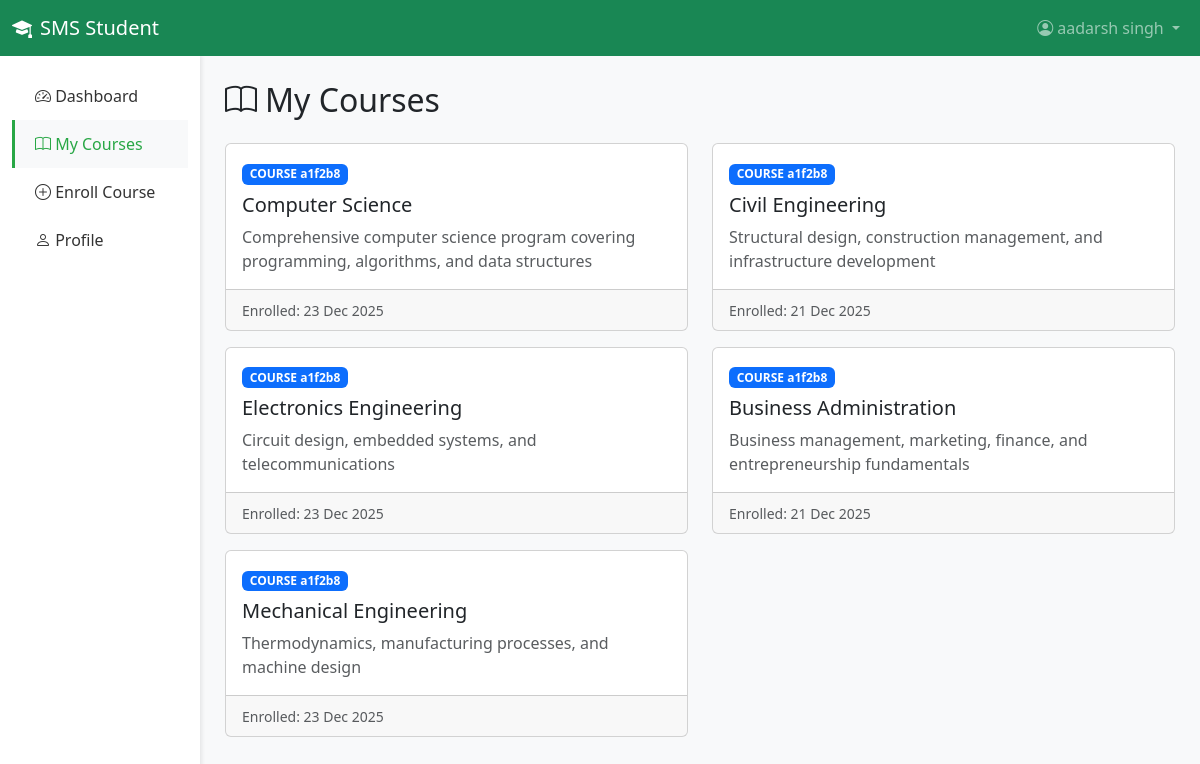
The app's page /student/my_courses.php (signed in) with its own data.
### tables this page shows
CREATE TABLE `enrollments` (
  `id` varchar(36) NOT NULL,
  `student_id` varchar(36) NOT NULL,
  `course_id` varchar(36) NOT NULL,
  `status` varchar(20) DEFAULT 'active',
  `enrollment_date` timestamp NOT NULL DEFAULT current_timestamp()
);

CREATE TABLE `courses` (
  `id` varchar(36) NOT NULL,
  `course_name` varchar(150) NOT NULL,
  `course_code` varchar(50) NOT NULL,
  `description` text DEFAULT NULL,
  `duration` varchar(50) DEFAULT NULL,
  `created_at` timestamp NOT NULL DEFAULT current_timestamp()
);

### config.php (called while the page is built, shortened)
<?php
function format_date($date)
{
    return date('d M Y', strtotime($date));
}

### student/my_courses.php (the view, shortened to what this page needs)
<?php
require_once '../config.php';
$student_id = $_SESSION['student_id'];
$conn = new mysqli(DB_HOST, DB_USER, DB_PASS, DB_NAME);
$sql = "SELECT e.*, c.course_name AS course_name, c.description AS course_description
        FROM enrollments e
        JOIN courses c ON e.course_id = c.id
        WHERE e.student_id = ?";
$stmt = $conn->prepare($sql);
$stmt->bind_param("i", $student_id);
$stmt->execute();
$result = $stmt->get_result();
$enrollments = [];
while ($row = $result->fetch_assoc()) {
    $enrollments[] = $row;
}
?>
<!DOCTYPE html>
<html lang="en">
<head>
    <link href="https://cdn.jsdelivr.net/npm/bootstrap@5.3.0/dist/css/bootstrap.min.css" rel="stylesheet">
    <link rel="stylesheet" href="https://cdn.jsdelivr.net/npm/bootstrap-icons@1.10.0/font/bootstrap-icons.css">
</head>
<body>
    <nav class="navbar navbar-expand-lg navbar-dark bg-success">
        <div class="container-fluid">
            <a class="navbar-brand" href="dashboard.php">
                <i class="bi bi-mortarboard-fill me-2"></i>SMS Student
            </a>
            <ul class="navbar-nav ms-auto">
                <li class="nav-item dropdown">
                    <a class="nav-link dropdown-toggle" href="#" role="button" data-bs-toggle="dropdown">
                        <i class="bi bi-person-circle me-1"></i><?php echo htmlspecialchars($_SESSION['student_name']); ?>
                    </a>
                </li>
            </ul>
        </div>
    </nav>
    <div class="container-fluid">
        <div class="row">
            <div class="col-md-3 col-lg-2 sidebar">
                <ul class="nav flex-column pt-3">
                    <li class="nav-item">
                        <a class="nav-link" href="dashboard.php">
                            <i class="bi bi-speedometer2"></i> Dashboard
                        </a>
                    </li>
                    <li class="nav-item">
                        <a class="nav-link active" href="my_courses.php">
                            <i class="bi bi-book"></i> My Courses
                        </a>
                    </li>
                    <li class="nav-item">
                        <a class="nav-link" href="enroll_course.php">
                            <i class="bi bi-plus-circle"></i> Enroll Course
                        </a>
                    </li>
                    <li class="nav-item">
                        <a class="nav-link" href="profile.php">
                            <i class="bi bi-person"></i> Profile
                        </a>
                    </li>
                </ul>
            </div>
            <main class="col-md-9 ms-sm-auto col-lg-10 main-content">
                <h2 class="mb-4"><i class="bi bi-book me-2"></i>My Courses</h2>
                <div class="row">
                    <?php if (count($enrollments) > 0): ?>
                        <?php foreach ($enrollments as $e): ?>
                            <div class="col-md-6 mb-3">
                                <div class="card h-100">
                                    <div class="card-body">
                                        <span class="badge bg-primary mb-2">COURSE <?php echo substr($e['course_id'], 0, 6); ?></span>
                                        <h5 class="card-title"><?php echo htmlspecialchars($e['course_name']); ?></h5>
                                        <p class="card-text text-muted"><?php echo htmlspecialchars($e['course_description']); ?></p>
                                    </div>
                                    <div class="card-footer">
                                        <small class="text-muted">Enrolled: <?php echo format_date($e['enrollment_date']); ?></small>
                                    </div>
                                </div>
                            </div>
                        <?php endforeach; ?>
                    <?php endif; ?>
                </div>
            </main>
        </div>
    </div>
</body>
</html>

### student/my_courses.php (style rules this page uses)
body { background-color: #f8f9fa; }
.sidebar { min-height: calc(100vh - 56px); background-color: #fff; box-shadow: 2px 0 4px rgba(0, 0, 0, .08); }
.sidebar .nav-link { color: #333; padding: 12px 20px; border-left: 3px solid transparent; }
.sidebar .nav-link.active { background-color: #f8f9fa; border-left-color: #28a745; color: #28a745; }
.main-content { padding: 25px; }

### records on screen
enrollments: course "a1f2b8", course.course_name "Computer Science", course.description "Comprehensive computer science program covering programming, algorithms, and data structures", enrollment_date "23 Dec 2025"
enrollments: course "a1f2b8", course.course_name "Civil Engineering", course.description "Structural design, construction management, and infrastructure development", enrollment_date "21 Dec 2025"
enrollments: course "a1f2b8", course.course_name "Electronics Engineering", course.description "Circuit design, embedded systems, and telecommunications", enrollment_date "23 Dec 2025"
enrollments: course "a1f2b8", course.course_name "Business Administration", course.description "Business management, marketing, finance, and entrepreneurship fundamentals", enrollment_date "21 Dec 2025"
enrollments: course "a1f2b8", course.course_name "Mechanical Engineering", course.description "Thermodynamics, manufacturing processes, and machine design", enrollment_date "23 Dec 2025"

### other values on screen
$_SESSION['student_name'] "aadarsh singh"
